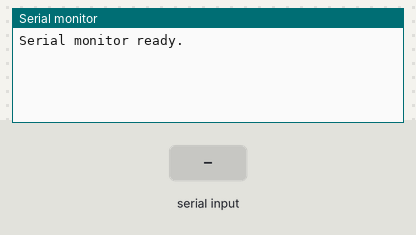
Recording of a sketch running on a simulated Arduino Uno, built with avr-gcc and run on an emulated ATmega328P. Parts: the last lines printed to the serial monitor. Inputs (shaded band) come from the test bench.

Above: at 1.2 s.
1.3 s: "1" received over the second serial link
At 2.0 s:
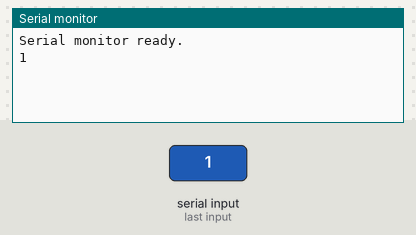
2.8 s: "0" received over the second serial link
At 3.1 s:
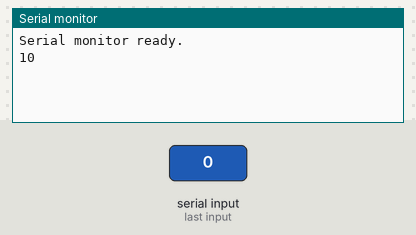

The sketch:

ATcommands.ino
```cpp
//ATcommands: Send AT Commands to Bluetooth Device
//Note: For HC-06, set Serial Monitor to "Both NL & CR".
//For BT-06, set Serial Monitor to "No Line Ending".
//Note: For HC-05, hold down SW while powering up to enter AT mode.
//      LED will flash slowly when in AT mode.
//
//Connections:
//------------
//MCU to HC-05/HC-06:
//EN - NC (not connected)
//Vcc - +5V
//GND - GND
//Pin 3 - TXD
//Pin 2 - 1K - RXD - 2K - GND (voltage divider)
//State - NC

#include <SoftwareSerial.h>
SoftwareSerial BTSerial(2, 3); // RX | TX

void setup(){
  Serial.begin(9600); //start the Serial Monitor
  //Use 9600 for HC-06/BT06, 38400 for HC-05:
  BTSerial.begin(9600); //start Bluetooth Serial
  Serial.println(F("Serial monitor ready."));
}

void loop(){
  if(BTSerial.available()){
    Serial.write(BTSerial.read());
  }
  if(Serial.available()){
    BTSerial.write(Serial.read());
  }
}
```

Measured:
- after the input at 1.3 s, the serial monitor: prints a new line at once (image 1)
- after the input at 2.8 s, the serial monitor: prints a new line at once (image 2)
